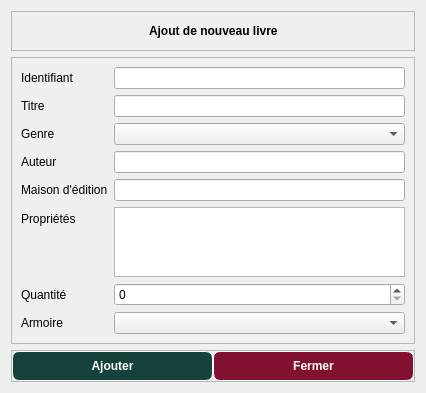
<?xml version="1.0" encoding="UTF-8"?>
<ui version="4.0">
 <class>AjoutLivreForm</class>
 <widget class="QWidget" name="AjoutLivreForm">
  <property name="geometry">
   <rect>
    <x>0</x>
    <y>0</y>
    <width>426</width>
    <height>367</height>
   </rect>
  </property>
  <property name="windowTitle">
   <string>Form</string>
  </property>
  <property name="styleSheet">
   <string notr="true"/>
  </property>
  <layout class="QVBoxLayout" name="verticalLayout">
   <item>
    <widget class="QFrame" name="frame_2">
     <property name="frameShape">
      <enum>QFrame::Shape::StyledPanel</enum>
     </property>
     <property name="frameShadow">
      <enum>QFrame::Shadow::Raised</enum>
     </property>
     <layout class="QHBoxLayout" name="horizontalLayout">
      <item>
       <spacer name="horizontalSpacer">
        <property name="orientation">
         <enum>Qt::Orientation::Horizontal</enum>
        </property>
        <property name="sizeHint" stdset="0">
         <size>
          <width>40</width>
          <height>20</height>
         </size>
        </property>
       </spacer>
      </item>
      <item>
       <widget class="QLabel" name="label_7">
        <property name="font">
         <font>
          <bold>true</bold>
         </font>
        </property>
        <property name="text">
         <string>Ajout de nouveau livre</string>
        </property>
       </widget>
      </item>
      <item>
       <spacer name="horizontalSpacer_2">
        <property name="orientation">
         <enum>Qt::Orientation::Horizontal</enum>
        </property>
        <property name="sizeHint" stdset="0">
         <size>
          <width>40</width>
          <height>20</height>
         </size>
        </property>
       </spacer>
      </item>
     </layout>
    </widget>
   </item>
   <item>
    <widget class="QFrame" name="frame">
     <property name="frameShape">
      <enum>QFrame::Shape::StyledPanel</enum>
     </property>
     <property name="frameShadow">
      <enum>QFrame::Shadow::Raised</enum>
     </property>
     <layout class="QFormLayout" name="formLayout">
      <item row="1" column="0">
       <widget class="QLabel" name="label">
        <property name="text">
         <string>Titre</string>
        </property>
       </widget>
      </item>
      <item row="1" column="1">
       <widget class="QLineEdit" name="lineEditTitre">
        <property name="font">
         <font>
          <kerning>true</kerning>
         </font>
        </property>
       </widget>
      </item>
      <item row="2" column="0">
       <widget class="QLabel" name="label_2">
        <property name="text">
         <string>Genre</string>
        </property>
       </widget>
      </item>
      <item row="3" column="0">
       <widget class="QLabel" name="label_3">
        <property name="text">
         <string>Auteur</string>
        </property>
       </widget>
      </item>
      <item row="3" column="1">
       <widget class="QLineEdit" name="lineEditAuteur"/>
      </item>
      <item row="4" column="0">
       <widget class="QLabel" name="label_4">
        <property name="text">
         <string>Maison d'édition</string>
        </property>
       </widget>
      </item>
      <item row="4" column="1">
       <widget class="QLineEdit" name="lineEditMaisonEdition"/>
      </item>
      <item row="5" column="0">
       <widget class="QLabel" name="label_5">
        <property name="text">
         <string>Propriétés</string>
        </property>
       </widget>
      </item>
      <item row="5" column="1">
       <widget class="QTextEdit" name="textEditPropriete"/>
      </item>
      <item row="6" column="0">
       <widget class="QLabel" name="label_6">
        <property name="text">
         <string>Quantité</string>
        </property>
       </widget>
      </item>
      <item row="6" column="1">
       <widget class="QSpinBox" name="spinBoxQuantite"/>
      </item>
      <item row="7" column="0">
       <widget class="QLabel" name="label_8">
        <property name="text">
         <string>Armoire</string>
        </property>
       </widget>
      </item>
      <item row="7" column="1">
       <widget class="QComboBox" name="comboBoxArmoire"/>
      </item>
      <item row="2" column="1">
       <widget class="QComboBox" name="comboBoxGenre"/>
      </item>
      <item row="0" column="0">
       <widget class="QLabel" name="label_9">
        <property name="text">
         <string>Identifiant</string>
        </property>
       </widget>
      </item>
      <item row="0" column="1">
       <widget class="QLineEdit" name="lineEditIdentifiant"/>
      </item>
     </layout>
    </widget>
   </item>
   <item>
    <widget class="QFrame" name="frame_3">
     <property name="frameShape">
      <enum>QFrame::Shape::StyledPanel</enum>
     </property>
     <property name="frameShadow">
      <enum>QFrame::Shadow::Raised</enum>
     </property>
     <layout class="QHBoxLayout" name="horizontalLayout_2">
      <property name="spacing">
       <number>0</number>
      </property>
      <property name="leftMargin">
       <number>0</number>
      </property>
      <property name="topMargin">
       <number>0</number>
      </property>
      <property name="rightMargin">
       <number>0</number>
      </property>
      <property name="bottomMargin">
       <number>0</number>
      </property>
      <item>
       <widget class="QPushButton" name="btnAjouter">
        <property name="font">
         <font>
          <pointsize>9</pointsize>
          <bold>true</bold>
         </font>
        </property>
        <property name="styleSheet">
         <string notr="true">QPushButton{
	border: 1px solid white;
	border-radius: 7px;
	background-color: #16423C;
	color:white;
	padding: 7px;
}
QPushButton:hover{
	background-color: #6A9C89;
}</string>
        </property>
        <property name="text">
         <string>Ajouter</string>
        </property>
       </widget>
      </item>
      <item>
       <widget class="QPushButton" name="btnAnnuler">
        <property name="font">
         <font>
          <bold>true</bold>
         </font>
        </property>
        <property name="styleSheet">
         <string notr="true">QPushButton{
	border: 1px solid white;
	border-radius: 7px;
	background-color: #821131;
	color:white;
	padding: 7px;
}
QPushButton:hover{
	background-color: #C7253E;
}</string>
        </property>
        <property name="text">
         <string>Fermer</string>
        </property>
       </widget>
      </item>
     </layout>
    </widget>
   </item>
  </layout>
 </widget>
 <resources/>
 <connections/>
</ui>
